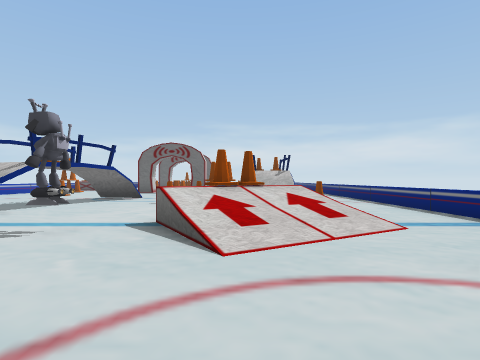
view 1 (above)

18 first-person views from a walk through a 3-D level made in the Unity game engine. The camera is 1.4 m above the floor, looks level and sees 80° across. The floor is counted in squares, 2 m on a side. Each view is taken from the middle of a square. On the plan, view 1 faces up. The plan holds only what a view shows up to about 10 squares ahead; the rest is blank. The place goes on beyond the plan. The player is left out.

view 2
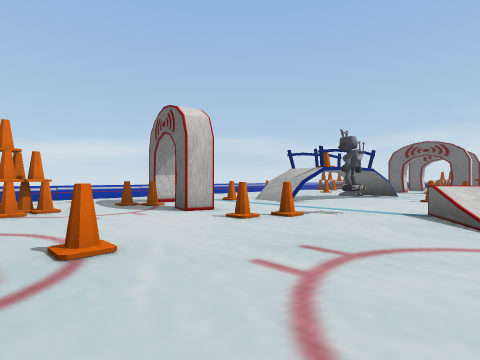

view 3
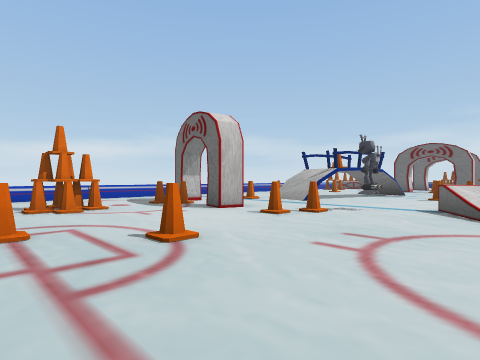

view 4
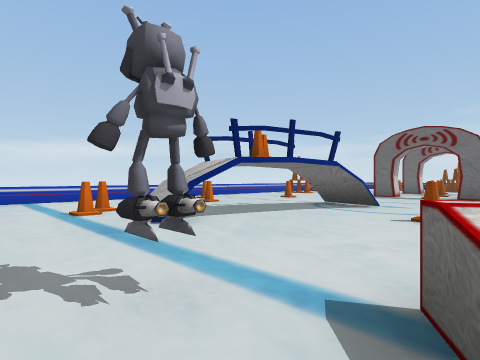

view 5
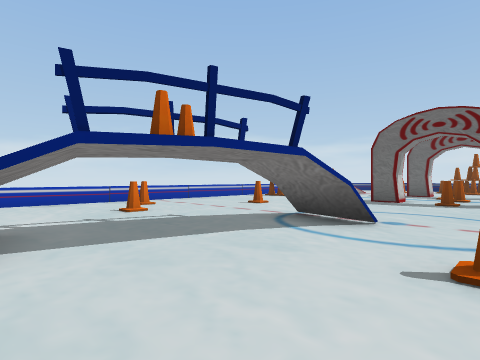

view 6
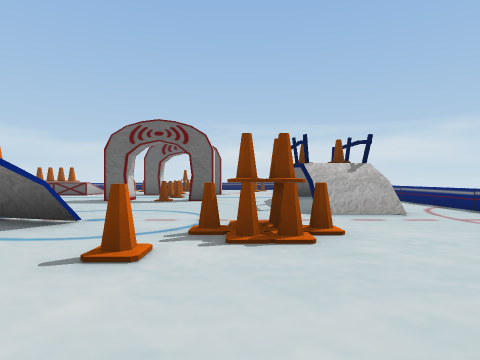

view 7
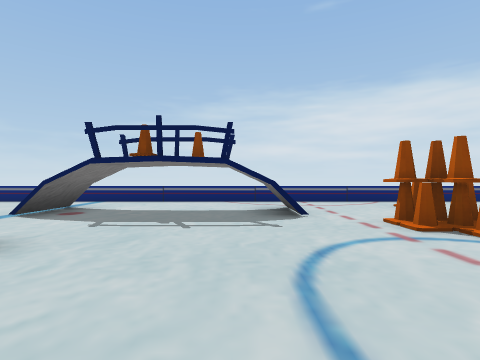

view 8
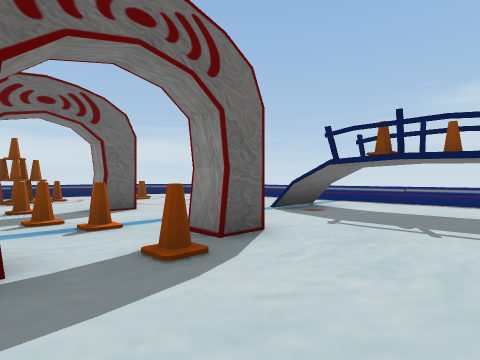

view 9
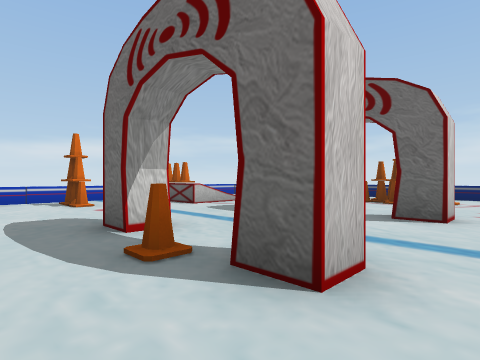

view 10
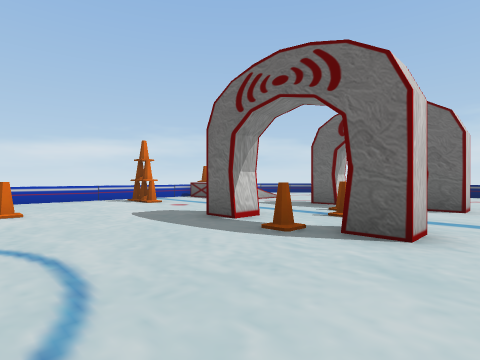

view 11
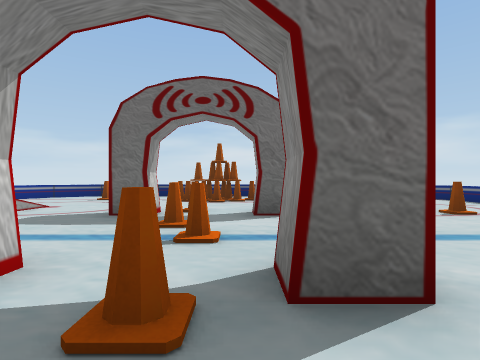

view 12
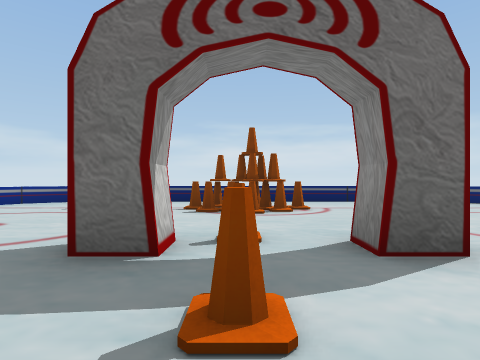

view 13
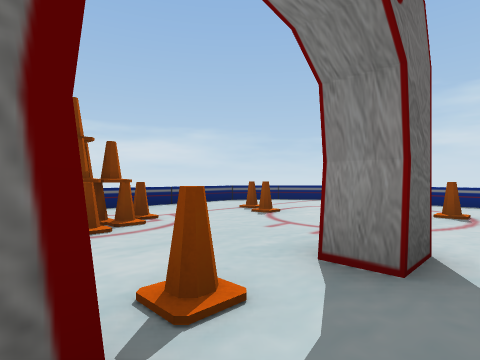

view 14
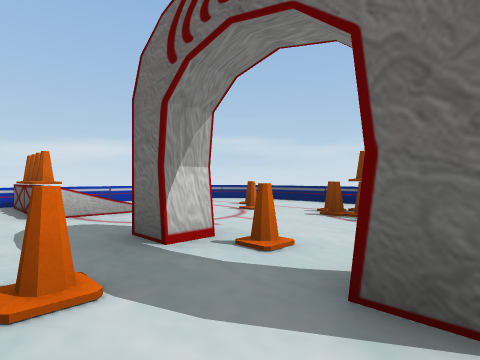

view 15
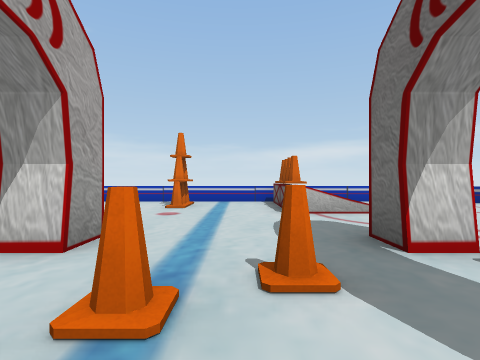

view 16
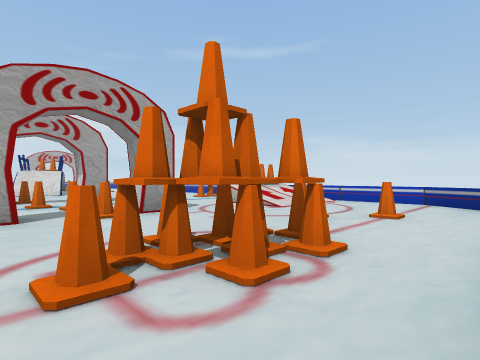

view 17
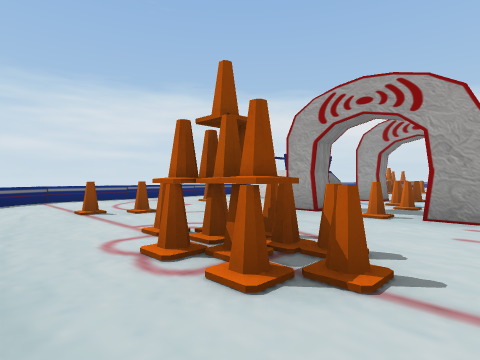

view 18
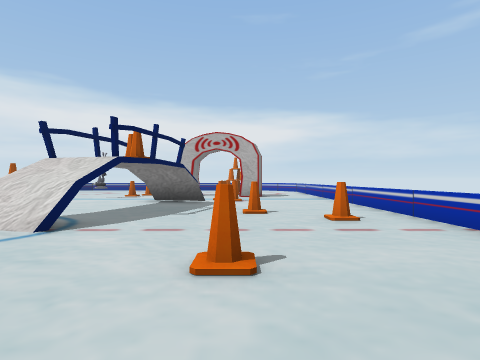

### Floor plan
Key: @ floor where view 1 was taken; # wall or solid block; . floor; / step, stairs or slope; = window, fence, low wall or low ledge; C cone; O other object.
Columns run from 12 left of view 1 to 5 right of it. Each row starts with its distance up from view 1.
 27     ############
 26  #=............=#
 25 #=.....CC.......=#
 24 #...C..CCC..C....#
 23 #....C.CCC..C....#
 22 #................#
 21 #////............#
 20 ##///..#C.#...C..#
 19 ##OC............ #
 18 #.......C........#
 17 #........C...//..#
 16 #.OC...#..#......#
 15 #........C.......#
 14 #................#
 13 #...C......../ ..#
 12 #............//..#
 11 #......//........#
 10 #.C..../#..CC....#
  9 #...C.....CCC.O..#
  8 #................#
  7 #.....=#.....  ..#
  6 #....//#...../ ..#
  5 #...CC./...=C//..#
  4 #........O.=///..
  3     #....C../...
  2   ...C#.C.....
  1 #...C.........
  0 #...........@
 -1 #...CC...C...
 -2 #...OC.......
 -3         C....

Where each view was taken, in squares from view 1:
view 1: 0 up, 0 right, facing up
view 2: 2 down, 0 right, facing up-left
view 3: 3 down, 0 right, facing up-left
view 4: 3 up, 1 left, facing up-left
view 5: 6 up, 2 left, facing up-left
view 6: 6 up, 1 left, facing up
view 7: 13 up, 5 left, facing right
view 8: 13 up, 5 left, facing up-right
view 9: 14 up, 1 left, facing up-left
view 10: 12 up, 1 left, facing up-left
view 11: 14 up, 3 left, facing up
view 12: 17 up, 4 left, facing up
view 13: 19 up, 5 left, facing up-right
view 14: 18 up, 2 left, facing up-left
view 15: 18 up, 2 left, facing left
view 16: 26 up, 2 left, facing down-left
view 17: 26 up, 6 left, facing down-right
view 18: 15 up, 8 left, facing down
